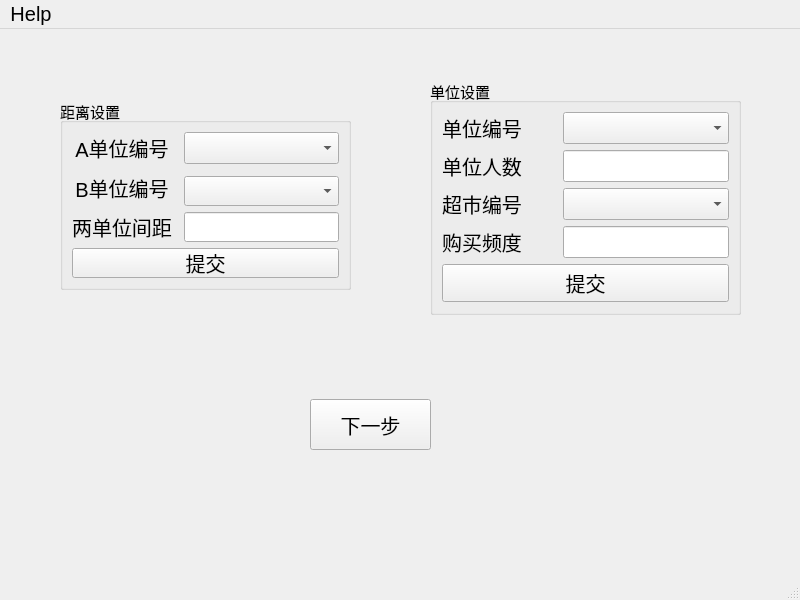
<?xml version="1.0" encoding="UTF-8"?>
<ui version="4.0">
 <class>Parameter</class>
 <widget class="QMainWindow" name="Parameter">
  <property name="geometry">
   <rect>
    <x>0</x>
    <y>0</y>
    <width>800</width>
    <height>600</height>
   </rect>
  </property>
  <property name="windowTitle">
   <string>MainWindow</string>
  </property>
  <widget class="QWidget" name="centralwidget">
   <widget class="QGroupBox" name="Company">
    <property name="geometry">
     <rect>
      <x>430</x>
      <y>50</y>
      <width>311</width>
      <height>236</height>
     </rect>
    </property>
    <property name="font">
     <font>
      <pointsize>11</pointsize>
     </font>
    </property>
    <property name="title">
     <string>单位设置</string>
    </property>
    <layout class="QGridLayout" name="gridLayout">
     <item row="1" column="0">
      <widget class="QLabel" name="label_2">
       <property name="font">
        <font>
         <pointsize>15</pointsize>
        </font>
       </property>
       <property name="layoutDirection">
        <enum>Qt::LeftToRight</enum>
       </property>
       <property name="text">
        <string>单位人数</string>
       </property>
       <property name="alignment">
        <set>Qt::AlignCenter</set>
       </property>
      </widget>
     </item>
     <item row="1" column="1">
      <spacer name="horizontalSpacer_2">
       <property name="orientation">
        <enum>Qt::Horizontal</enum>
       </property>
       <property name="sizeHint" stdset="0">
        <size>
         <width>0</width>
         <height>20</height>
        </size>
       </property>
      </spacer>
     </item>
     <item row="1" column="2">
      <widget class="QLineEdit" name="CompanySum">
       <property name="font">
        <font>
         <pointsize>15</pointsize>
        </font>
       </property>
      </widget>
     </item>
     <item row="0" column="0">
      <widget class="QLabel" name="label">
       <property name="font">
        <font>
         <pointsize>15</pointsize>
        </font>
       </property>
       <property name="layoutDirection">
        <enum>Qt::LeftToRight</enum>
       </property>
       <property name="text">
        <string>单位编号</string>
       </property>
       <property name="alignment">
        <set>Qt::AlignCenter</set>
       </property>
      </widget>
     </item>
     <item row="7" column="0" colspan="3">
      <widget class="QPushButton" name="Companysubmit">
       <property name="font">
        <font>
         <pointsize>15</pointsize>
        </font>
       </property>
       <property name="text">
        <string>提交</string>
       </property>
      </widget>
     </item>
     <item row="0" column="2">
      <widget class="QComboBox" name="CompanyID">
       <property name="font">
        <font>
         <pointsize>15</pointsize>
        </font>
       </property>
      </widget>
     </item>
     <item row="0" column="1">
      <spacer name="horizontalSpacer">
       <property name="orientation">
        <enum>Qt::Horizontal</enum>
       </property>
       <property name="sizeHint" stdset="0">
        <size>
         <width>0</width>
         <height>20</height>
        </size>
       </property>
      </spacer>
     </item>
     <item row="2" column="0">
      <widget class="QLabel" name="label_3">
       <property name="font">
        <font>
         <pointsize>15</pointsize>
        </font>
       </property>
       <property name="layoutDirection">
        <enum>Qt::LeftToRight</enum>
       </property>
       <property name="text">
        <string>超市编号</string>
       </property>
       <property name="alignment">
        <set>Qt::AlignCenter</set>
       </property>
      </widget>
     </item>
     <item row="4" column="0">
      <widget class="QLabel" name="label_4">
       <property name="font">
        <font>
         <pointsize>15</pointsize>
        </font>
       </property>
       <property name="layoutDirection">
        <enum>Qt::LeftToRight</enum>
       </property>
       <property name="text">
        <string>购买频度</string>
       </property>
       <property name="alignment">
        <set>Qt::AlignCenter</set>
       </property>
      </widget>
     </item>
     <item row="2" column="1">
      <spacer name="horizontalSpacer_3">
       <property name="orientation">
        <enum>Qt::Horizontal</enum>
       </property>
       <property name="sizeHint" stdset="0">
        <size>
         <width>40</width>
         <height>20</height>
        </size>
       </property>
      </spacer>
     </item>
     <item row="4" column="1">
      <spacer name="horizontalSpacer_4">
       <property name="orientation">
        <enum>Qt::Horizontal</enum>
       </property>
       <property name="sizeHint" stdset="0">
        <size>
         <width>40</width>
         <height>20</height>
        </size>
       </property>
      </spacer>
     </item>
     <item row="2" column="2">
      <widget class="QComboBox" name="SupermarketID">
       <property name="font">
        <font>
         <pointsize>15</pointsize>
        </font>
       </property>
      </widget>
     </item>
     <item row="4" column="2">
      <widget class="QLineEdit" name="Rate">
       <property name="font">
        <font>
         <pointsize>15</pointsize>
        </font>
       </property>
      </widget>
     </item>
    </layout>
   </widget>
   <widget class="QGroupBox" name="Distance_2">
    <property name="geometry">
     <rect>
      <x>60</x>
      <y>70</y>
      <width>291</width>
      <height>191</height>
     </rect>
    </property>
    <property name="font">
     <font>
      <pointsize>11</pointsize>
      <weight>50</weight>
      <italic>false</italic>
      <bold>false</bold>
     </font>
    </property>
    <property name="cursor">
     <cursorShape>ArrowCursor</cursorShape>
    </property>
    <property name="mouseTracking">
     <bool>false</bool>
    </property>
    <property name="tabletTracking">
     <bool>false</bool>
    </property>
    <property name="layoutDirection">
     <enum>Qt::LeftToRight</enum>
    </property>
    <property name="autoFillBackground">
     <bool>false</bool>
    </property>
    <property name="styleSheet">
     <string notr="true">border-color: rgb(156, 156, 156);
border-width: 1px;</string>
    </property>
    <property name="title">
     <string>距离设置</string>
    </property>
    <property name="flat">
     <bool>false</bool>
    </property>
    <property name="checkable">
     <bool>false</bool>
    </property>
    <layout class="QGridLayout" name="gridLayout_2">
     <item row="0" column="0" rowspan="2" colspan="2">
      <widget class="QLabel" name="label_5">
       <property name="font">
        <font>
         <pointsize>15</pointsize>
         <weight>50</weight>
         <italic>false</italic>
         <bold>false</bold>
        </font>
       </property>
       <property name="layoutDirection">
        <enum>Qt::LeftToRight</enum>
       </property>
       <property name="text">
        <string>A单位编号</string>
       </property>
       <property name="alignment">
        <set>Qt::AlignCenter</set>
       </property>
      </widget>
     </item>
     <item row="0" column="3" rowspan="2">
      <widget class="QComboBox" name="AID">
       <property name="font">
        <font>
         <pointsize>15</pointsize>
         <weight>50</weight>
         <italic>false</italic>
         <bold>false</bold>
        </font>
       </property>
      </widget>
     </item>
     <item row="2" column="0" rowspan="2" colspan="2">
      <widget class="QLabel" name="label_7">
       <property name="font">
        <font>
         <pointsize>15</pointsize>
         <weight>50</weight>
         <italic>false</italic>
         <bold>false</bold>
        </font>
       </property>
       <property name="layoutDirection">
        <enum>Qt::LeftToRight</enum>
       </property>
       <property name="text">
        <string>B单位编号</string>
       </property>
       <property name="alignment">
        <set>Qt::AlignCenter</set>
       </property>
      </widget>
     </item>
     <item row="4" column="0" colspan="2">
      <widget class="QLabel" name="label_8">
       <property name="font">
        <font>
         <pointsize>15</pointsize>
         <weight>50</weight>
         <italic>false</italic>
         <bold>false</bold>
        </font>
       </property>
       <property name="layoutDirection">
        <enum>Qt::LeftToRight</enum>
       </property>
       <property name="text">
        <string>两单位间距</string>
       </property>
       <property name="alignment">
        <set>Qt::AlignCenter</set>
       </property>
      </widget>
     </item>
     <item row="4" column="2">
      <spacer name="horizontalSpacer_7">
       <property name="orientation">
        <enum>Qt::Horizontal</enum>
       </property>
       <property name="sizeHint" stdset="0">
        <size>
         <width>2</width>
         <height>20</height>
        </size>
       </property>
      </spacer>
     </item>
     <item row="4" column="3">
      <widget class="QLineEdit" name="Distance">
       <property name="font">
        <font>
         <pointsize>15</pointsize>
         <weight>50</weight>
         <italic>false</italic>
         <bold>false</bold>
        </font>
       </property>
      </widget>
     </item>
     <item row="5" column="0" colspan="4">
      <widget class="QPushButton" name="Distancesubmit">
       <property name="font">
        <font>
         <pointsize>15</pointsize>
         <weight>50</weight>
         <italic>false</italic>
         <bold>false</bold>
        </font>
       </property>
       <property name="text">
        <string>提交</string>
       </property>
      </widget>
     </item>
     <item row="3" column="3">
      <widget class="QComboBox" name="BID">
       <property name="font">
        <font>
         <pointsize>15</pointsize>
         <weight>50</weight>
         <italic>false</italic>
         <bold>false</bold>
        </font>
       </property>
      </widget>
     </item>
    </layout>
   </widget>
   <widget class="QPushButton" name="Next">
    <property name="geometry">
     <rect>
      <x>310</x>
      <y>370</y>
      <width>121</width>
      <height>51</height>
     </rect>
    </property>
    <property name="font">
     <font>
      <pointsize>15</pointsize>
     </font>
    </property>
    <property name="text">
     <string>下一步</string>
    </property>
   </widget>
  </widget>
  <widget class="QMenuBar" name="menubar">
   <property name="geometry">
    <rect>
     <x>0</x>
     <y>0</y>
     <width>800</width>
     <height>38</height>
    </rect>
   </property>
   <property name="font">
    <font>
     <pointsize>15</pointsize>
    </font>
   </property>
   <widget class="QMenu" name="menuHelp">
    <property name="font">
     <font>
      <pointsize>15</pointsize>
     </font>
    </property>
    <property name="title">
     <string>Help</string>
    </property>
    <addaction name="actionInit"/>
   </widget>
   <addaction name="menuHelp"/>
  </widget>
  <widget class="QStatusBar" name="statusbar"/>
  <action name="actionInit">
   <property name="icon">
    <iconset resource="Henrik.qrc">
     <normaloff>:/images/help.png</normaloff>:/images/help.png</iconset>
   </property>
   <property name="text">
    <string>Init</string>
   </property>
   <property name="font">
    <font>
     <pointsize>15</pointsize>
    </font>
   </property>
  </action>
 </widget>
 <resources>
  <include location="Henrik.qrc"/>
 </resources>
 <connections>
  <connection>
   <sender>Distancesubmit</sender>
   <signal>clicked()</signal>
   <receiver>Parameter</receiver>
   <slot>setDistance()</slot>
   <hints>
    <hint type="sourcelabel">
     <x>95</x>
     <y>276</y>
    </hint>
    <hint type="destinationlabel">
     <x>274</x>
     <y>449</y>
    </hint>
   </hints>
  </connection>
  <connection>
   <sender>Companysubmit</sender>
   <signal>clicked()</signal>
   <receiver>Parameter</receiver>
   <slot>setCompany()</slot>
   <hints>
    <hint type="sourcelabel">
     <x>514</x>
     <y>299</y>
    </hint>
    <hint type="destinationlabel">
     <x>736</x>
     <y>445</y>
    </hint>
   </hints>
  </connection>
  <connection>
   <sender>Next</sender>
   <signal>clicked()</signal>
   <receiver>Parameter</receiver>
   <slot>Next()</slot>
   <hints>
    <hint type="sourcelabel">
     <x>410</x>
     <y>417</y>
    </hint>
    <hint type="destinationlabel">
     <x>466</x>
     <y>452</y>
    </hint>
   </hints>
  </connection>
 </connections>
 <slots>
  <slot>setDistance()</slot>
  <slot>setCompany()</slot>
  <slot>Next()</slot>
 </slots>
</ui>
